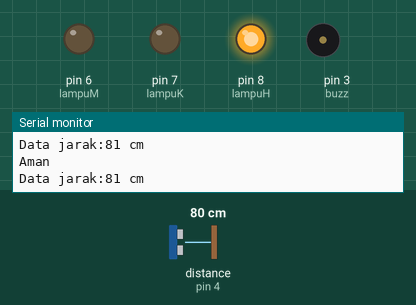
Recording of a sketch running on a simulated Arduino Uno, built with avr-gcc and run on an emulated ATmega328P. On the bench: output pins drawn as LEDs (lit = HIGH), buzzer (waves = sounding, pin HIGH), the last lines printed to the serial monitor. Inputs (shaded band) come from the test bench; at power-on: distance to the obstacle (sensor on pin 4) 80 cm. The echo pulse lasts 58.3 µs per cm.

Above: at 1.8 s.
1.9 s: distance to the obstacle (sensor on pin 4) set to 73 cm
4.2 s: distance to the obstacle (sensor on pin 4) set to 64 cm
At 6.8 s:
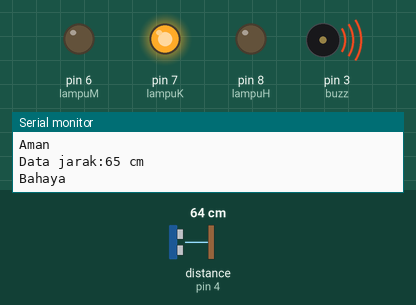
8.3 s: distance to the obstacle (sensor on pin 4) set to 24 cm
11.2 s: distance to the obstacle (sensor on pin 4) set to 20 cm
At 13.8 s:
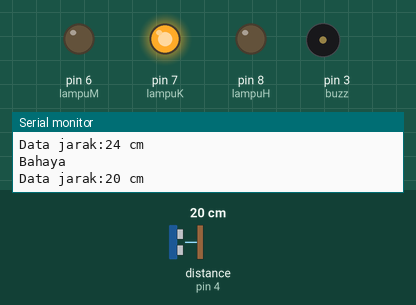
15.3 s: distance to the obstacle (sensor on pin 4) set to 2 cm
At 17.8 s:
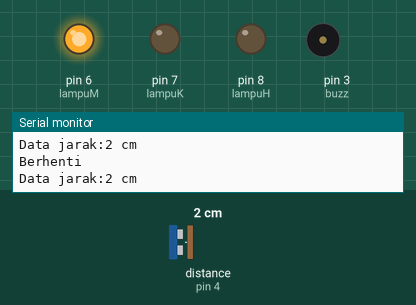
19.4 s: distance to the obstacle (sensor on pin 4) set to 17 cm
22.9 s: distance to the obstacle (sensor on pin 4) set to 20 cm
At 23.7 s:
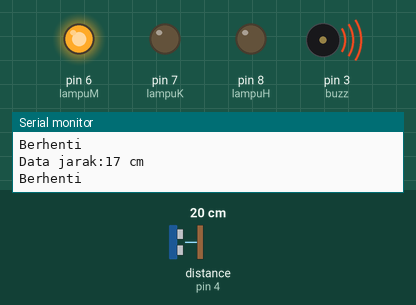
Timing chart, 0 to 26.3 s (numbered marks = the images above; inputs shaded):
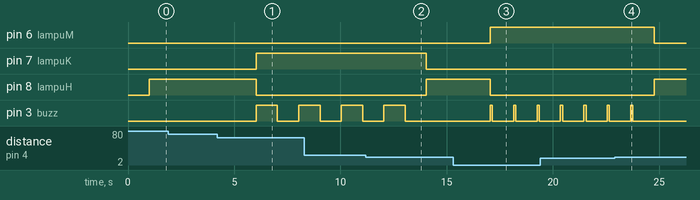

Measured:
- the behaviour switches between 69 and 68 cm on distance to the obstacle (sensor on pin 4) (found by bisection; images 0 and 1)
- the behaviour switches between 22 and 21 cm on distance to the obstacle (sensor on pin 4) (found by bisection; images 1 and 2)
- the behaviour switches between 19 and 20 cm on distance to the obstacle (sensor on pin 4) (found by bisection; images 3 and 4)
- after the input at 4.2 s, pin 7 (lampuK): LOW → HIGH after 1.8 s; pin 8 (lampuH): HIGH → LOW after 1.8 s; pin 3 (buzz): LOW → HIGH after 1.8 s, → LOW 1.0 s later, → HIGH 1.0 s later
- after the input at 11.2 s, pin 7 (lampuK): HIGH → LOW after 2.8 s; pin 8 (lampuH): LOW → HIGH after 2.8 s; pin 3 (buzz): goes on until 13.0 s, then stays LOW
- after the input at 15.3 s, pin 6 (lampuM): LOW → HIGH after 1.7 s; pin 8 (lampuH): HIGH → LOW after 1.7 s; pin 3 (buzz): alternates HIGH for 0.10 s and LOW for 1.0 s, starting after 1.7 s
- after the input at 22.9 s, pin 6 (lampuM): HIGH → LOW after 1.9 s; pin 8 (lampuH): LOW → HIGH after 1.9 s; pin 3 (buzz): goes on until 23.8 s, then stays LOW

The sketch:

Ultrasonic.ino
```cpp
//Download dan masukan Lihbrary NewPing
#include <NewPing.h>
//Inisialisasi pembuatan variable
int lampuM = 6;
int lampuK = 7;
int lampuH = 8;
int buzz = 3;
int triger =5;
int echo =4;
int batas =200; //Maksimal 400 cm
NewPing cm(triger,echo,batas);
void setup() {
 //Menentukan Fungsionalitas dari PIN pada Microcontroller
 Serial.begin(9600); //baudrate yang digunakan untuk komunikasi microcontroller dengan komputer
 pinMode(buzz, OUTPUT);
 pinMode(lampuM, OUTPUT);
 pinMode(lampuK, OUTPUT);
 pinMode(lampuH, OUTPUT);
}
void loop() {
 //Program yang akan dijalankan berulang-ulang
 int bacaJarak=cm.ping_cm();
 //Print ke Serial Monitor
 Serial.print("Data jarak:");
 Serial.print(bacaJarak);
 Serial.print(" cm");
 Serial.println();
 delay(1000); //Jeda waktu perulagan seama 500 mili detik
 if (bacaJarak < 20 and bacaJarak!=0) {
  Serial.println("Berhenti");
  digitalWrite(lampuM, HIGH);
  digitalWrite(lampuK, LOW);
  digitalWrite(lampuH, LOW);
  digitalWrite(buzz, HIGH);
  delay(100);
  digitalWrite(buzz, LOW);
  }
  else if (bacaJarak >21 and bacaJarak <70 ) {
  Serial.println("Bahaya");
  digitalWrite(lampuM, LOW);
  digitalWrite(lampuK, HIGH);
  digitalWrite(lampuH, LOW);
  digitalWrite(buzz, HIGH);
  delay(1000);
  digitalWrite(buzz, LOW);
     }
  else{
  Serial.println("Aman");
  digitalWrite(lampuM, LOW);
  digitalWrite(lampuK, LOW);
  digitalWrite(lampuH, HIGH);
  digitalWrite(buzz,LOW);
    }
}
```
